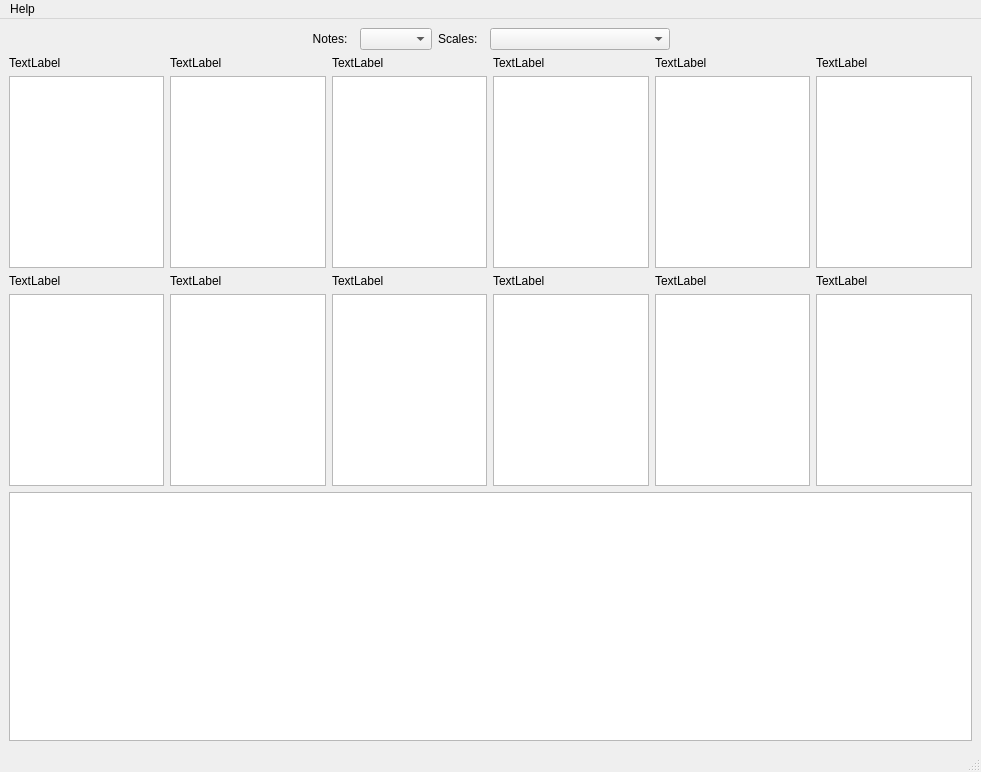
<?xml version="1.0" encoding="UTF-8"?>
<ui version="4.0">
 <class>MainWindow</class>
 <widget class="QMainWindow" name="MainWindow">
  <property name="geometry">
   <rect>
    <x>0</x>
    <y>0</y>
    <width>981</width>
    <height>772</height>
   </rect>
  </property>
  <property name="windowTitle">
   <string>MainWindow</string>
  </property>
  <widget class="QWidget" name="centralwidget">
   <layout class="QGridLayout" name="gridLayout">
    <item row="0" column="0">
     <layout class="QVBoxLayout" name="verticalLayout_14">
      <item>
       <layout class="QVBoxLayout" name="verticalLayout_data">
        <item>
         <layout class="QHBoxLayout" name="horizontalLayout_notesAndScales">
          <item>
           <spacer name="horizontalSpacer">
            <property name="orientation">
             <enum>Qt::Horizontal</enum>
            </property>
            <property name="sizeHint" stdset="0">
             <size>
              <width>40</width>
              <height>20</height>
             </size>
            </property>
           </spacer>
          </item>
          <item>
           <widget class="QLabel" name="label_notes">
            <property name="maximumSize">
             <size>
              <width>16777215</width>
              <height>25</height>
             </size>
            </property>
            <property name="text">
             <string>Notes:  </string>
            </property>
            <property name="alignment">
             <set>Qt::AlignRight|Qt::AlignTrailing|Qt::AlignVCenter</set>
            </property>
           </widget>
          </item>
          <item>
           <widget class="QComboBox" name="comboBox_notes">
            <property name="maximumSize">
             <size>
              <width>80</width>
              <height>25</height>
             </size>
            </property>
           </widget>
          </item>
          <item>
           <widget class="QLabel" name="label_scales">
            <property name="maximumSize">
             <size>
              <width>16777215</width>
              <height>25</height>
             </size>
            </property>
            <property name="text">
             <string>Scales:  </string>
            </property>
            <property name="alignment">
             <set>Qt::AlignRight|Qt::AlignTrailing|Qt::AlignVCenter</set>
            </property>
           </widget>
          </item>
          <item>
           <widget class="QComboBox" name="comboBox_scales">
            <property name="minimumSize">
             <size>
              <width>180</width>
              <height>0</height>
             </size>
            </property>
            <property name="maximumSize">
             <size>
              <width>150</width>
              <height>25</height>
             </size>
            </property>
           </widget>
          </item>
          <item>
           <spacer name="horizontalSpacer_2">
            <property name="orientation">
             <enum>Qt::Horizontal</enum>
            </property>
            <property name="sizeHint" stdset="0">
             <size>
              <width>40</width>
              <height>20</height>
             </size>
            </property>
           </spacer>
          </item>
         </layout>
        </item>
        <item>
         <layout class="QVBoxLayout" name="verticalLayout_chords">
          <item>
           <layout class="QHBoxLayout" name="horizontalLayout_3">
            <item>
             <layout class="QVBoxLayout" name="verticalLayout_8">
              <item>
               <widget class="QLabel" name="label_note1">
                <property name="text">
                 <string>TextLabel</string>
                </property>
               </widget>
              </item>
              <item>
               <widget class="QListWidget" name="listWidget_note1"/>
              </item>
             </layout>
            </item>
            <item>
             <layout class="QVBoxLayout" name="verticalLayout_9">
              <item>
               <widget class="QLabel" name="label_note2">
                <property name="text">
                 <string>TextLabel</string>
                </property>
               </widget>
              </item>
              <item>
               <widget class="QListWidget" name="listWidget_note2"/>
              </item>
             </layout>
            </item>
            <item>
             <layout class="QVBoxLayout" name="verticalLayout_10">
              <item>
               <widget class="QLabel" name="label_note3">
                <property name="text">
                 <string>TextLabel</string>
                </property>
               </widget>
              </item>
              <item>
               <widget class="QListWidget" name="listWidget_note3"/>
              </item>
             </layout>
            </item>
            <item>
             <layout class="QVBoxLayout" name="verticalLayout_11">
              <item>
               <widget class="QLabel" name="label_note4">
                <property name="text">
                 <string>TextLabel</string>
                </property>
               </widget>
              </item>
              <item>
               <widget class="QListWidget" name="listWidget_note4"/>
              </item>
             </layout>
            </item>
            <item>
             <layout class="QVBoxLayout" name="verticalLayout_12">
              <item>
               <widget class="QLabel" name="label_note5">
                <property name="text">
                 <string>TextLabel</string>
                </property>
               </widget>
              </item>
              <item>
               <widget class="QListWidget" name="listWidget_note5"/>
              </item>
             </layout>
            </item>
            <item>
             <layout class="QVBoxLayout" name="verticalLayout_13">
              <item>
               <widget class="QLabel" name="label_note6">
                <property name="text">
                 <string>TextLabel</string>
                </property>
               </widget>
              </item>
              <item>
               <widget class="QListWidget" name="listWidget_note6"/>
              </item>
             </layout>
            </item>
           </layout>
          </item>
          <item>
           <layout class="QHBoxLayout" name="horizontalLayout_2">
            <item>
             <layout class="QVBoxLayout" name="verticalLayout_2">
              <item>
               <widget class="QLabel" name="label_note7">
                <property name="text">
                 <string>TextLabel</string>
                </property>
               </widget>
              </item>
              <item>
               <widget class="QListWidget" name="listWidget_note7"/>
              </item>
             </layout>
            </item>
            <item>
             <layout class="QVBoxLayout" name="verticalLayout">
              <item>
               <widget class="QLabel" name="label_note8">
                <property name="text">
                 <string>TextLabel</string>
                </property>
               </widget>
              </item>
              <item>
               <widget class="QListWidget" name="listWidget_note8"/>
              </item>
             </layout>
            </item>
            <item>
             <layout class="QVBoxLayout" name="verticalLayout_3">
              <item>
               <widget class="QLabel" name="label_note9">
                <property name="text">
                 <string>TextLabel</string>
                </property>
               </widget>
              </item>
              <item>
               <widget class="QListWidget" name="listWidget_note9"/>
              </item>
             </layout>
            </item>
            <item>
             <layout class="QVBoxLayout" name="verticalLayout_6">
              <item>
               <widget class="QLabel" name="label_note10">
                <property name="text">
                 <string>TextLabel</string>
                </property>
               </widget>
              </item>
              <item>
               <widget class="QListWidget" name="listWidget_note10"/>
              </item>
             </layout>
            </item>
            <item>
             <layout class="QVBoxLayout" name="verticalLayout_5">
              <item>
               <widget class="QLabel" name="label_note11">
                <property name="text">
                 <string>TextLabel</string>
                </property>
               </widget>
              </item>
              <item>
               <widget class="QListWidget" name="listWidget_note11"/>
              </item>
             </layout>
            </item>
            <item>
             <layout class="QVBoxLayout" name="verticalLayout_4">
              <item>
               <widget class="QLabel" name="label_note12">
                <property name="text">
                 <string>TextLabel</string>
                </property>
               </widget>
              </item>
              <item>
               <widget class="QListWidget" name="listWidget_12"/>
              </item>
             </layout>
            </item>
           </layout>
          </item>
         </layout>
        </item>
       </layout>
      </item>
      <item>
       <widget class="QGraphicsView" name="graphicsView_fretboard"/>
      </item>
     </layout>
    </item>
   </layout>
  </widget>
  <widget class="QMenuBar" name="menubar">
   <property name="geometry">
    <rect>
     <x>0</x>
     <y>0</y>
     <width>981</width>
     <height>22</height>
    </rect>
   </property>
   <widget class="QMenu" name="menuHelp">
    <property name="title">
     <string>Help</string>
    </property>
    <widget class="QMenu" name="menuLanguage">
     <property name="title">
      <string>Language</string>
     </property>
     <addaction name="actionEnglish"/>
     <addaction name="actionPortuguese"/>
     <addaction name="actionSpanish"/>
    </widget>
    <addaction name="menuLanguage"/>
    <addaction name="actionAbout"/>
   </widget>
   <addaction name="menuHelp"/>
  </widget>
  <widget class="QStatusBar" name="statusbar"/>
  <action name="actionAbout">
   <property name="text">
    <string>About</string>
   </property>
  </action>
  <action name="actionEnglish">
   <property name="text">
    <string>English</string>
   </property>
  </action>
  <action name="actionPortuguese">
   <property name="text">
    <string>Portuguese</string>
   </property>
  </action>
  <action name="actionSpanish">
   <property name="text">
    <string>Spanish</string>
   </property>
  </action>
 </widget>
 <resources/>
 <connections/>
</ui>
